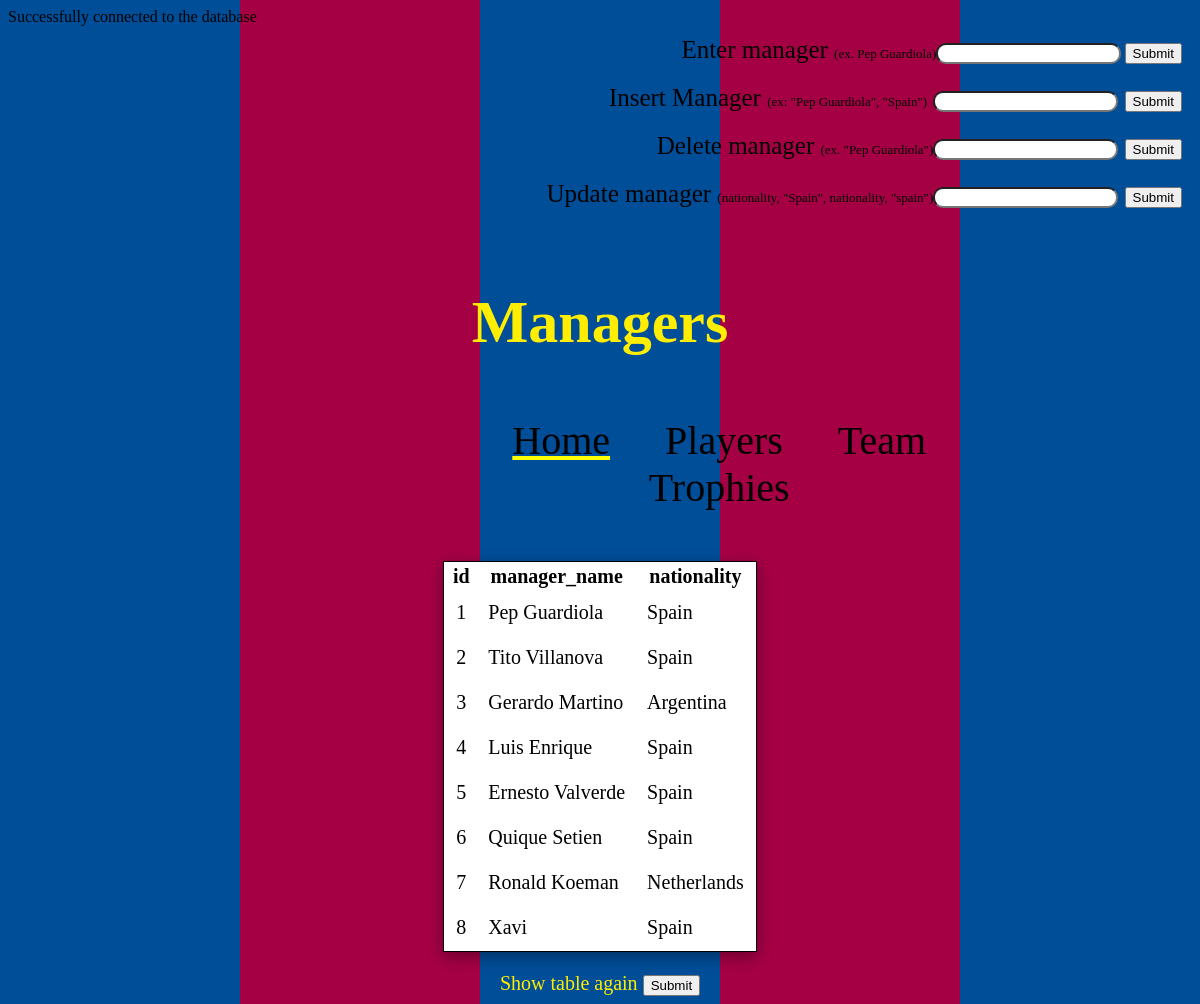
Screenshot of /managers.php with the database file from the repository.
### tables this page shows
CREATE TABLE Manager (
    id INT NOT NULL AUTO_INCREMENT PRIMARY KEY,
    name VARCHAR(30),
    nationality VARCHAR(30));

### managers.php (the view, shortened to what this page needs)
<!DOCTYPE html>
<html>
    <head>
        <link rel="stylesheet" href="style.css">
    </head>
    </body>
        <?php
            include "credentials.php";
            $server_name = "localhost";
            $db = "imacleod";
            $conn = mysqli_connect($server_name, $user_name, $password, $db);
        ?>
       <?php
        if(isset($_GET['bg'])){
            $bg_color = $_GET['bg'];
        }else {
            $bg_color = "white";
        }
        ?>
        <div class="search_bar">
            <form action="managers.php" method="post">
                Enter manager <span class="format">(ex. Pep Guardiola)<input type="text" name="manager">
                <input type="Submit">
            </form>
        </div>
        <div class="search_bar">
            <form action="managers.php" method="post">
                Insert Manager <span class="format">(ex: "Pep Guardiola", "Spain")</span> <input type="text" name="insert">
                <input type="Submit">
            </form>
        </div>
        <div class="search_bar">
            <form action="managers.php" method="post">
                Delete manager <span class="format">(ex. "Pep Guardiola")</span><input type="text" name="delete">
                <input type="Submit">
            </form>
        </div>
        <div class="search_bar">
            <form action="managers.php" method="post">
                Update manager <span class="format">(nationality, "Spain", nationality, "spain")</span><input type="text" name="update">
                <input type="Submit">
            </form>
        </div>
        <h1 class="title">Managers</h1>
        <nav>
            <center>
                <ul class="tabbar">
                    <li class="home"><a href="index.php">Home</a></li>
                    <li><a href="roster.php">Players</a></li>
                    <li><a href="team.php">Team</a></li>
                    <li><a href="trophies.php">Trophies</a></li>
                </ul>
        </nav>
            <div>
              <center>
              <?php
                $headers = array("id", "manager_name", "nationality");
                $select = "SELECT * FROM manager";
                $res = mysqli_query($conn, $select);
                if(!isset($_POST['delete']) && !isset($_POST['manager']) && !isset($_POST['insert']) && !isset($_POST['update']) || isset($_POST['table'])){
                    if(mysqli_num_rows($res) > 0){
                        echo "<table style=background-color:" . $bg_color . ">";
                        echo "<tr>";
                        for($i = 0; $i < count($headers); $i++){
                            echo "<th>" . "<a href='?order=" . $headers[$i] . "'>" . $headers[$i] . "</a>" . "</th>";
                        }
                        echo "</tr>";
                        while($row = mysqli_fetch_assoc($res)){
                            echo "<tr>";
                            foreach($row as $key => $val){
                                echo "<td>" . $val . "</td>";
                            }
                            echo "</tr>";
                        }
                       echo "</table>";
                    }
                }else if(isset($_POST['manager'])){
                    if(!empty($manager)){
                        $headers2 = array("Manager", "Team");
                        $sql_select = "SELECT manager.manager_name, team.name FROM manager INNER JOIN manager_team ON manager.id = manager_team.manager_id INNER JOIN team ON team.id = manager_team.team_id
                        WHERE manager.manager_name = '" . $manager . "';";
                        $results = mysqli_query($conn, $sql_select);
                        if(mysqli_num_rows($results) > 0){
                            echo "<table style=background-color:" . $bg_color . ">";
                            echo "<tr>";
                            for($i = 0; $i < COUNT($headers2); $i++){
                                echo "<th>" . $headers2[$i] . "</th>";
                            }
                            echo "</tr>";
                            while($row = mysqli_fetch_assoc($results)){
                                echo "<tr>";
                                foreach($row as $key => $val){
                                    echo "<td>" . $val . "</td>";
                                }
                                echo "</tr>";
                            }
                        }else {
                            echo "<p>" . "Manager not found" . "</p>";
                        }
                    }
                }else if(isset($_POST['insert'])){
                   if(!empty($insert)){
                        $arr = explode(',', $insert);
                        $name = $arr[0];
                        $nationality = $arr[1];
                        $sql_insert = "INSERT INTO manager (manager_name, nationality) VALUES (" . $name . "," . $nationality . ");";
                        $res = mysqli_query($conn, $sql_insert);
                        echo "Successfully inserted";
                   }
                }else if(isset($_POST['delete'])){
                    if(!empty($delete)){
                        $sql_delete = "DELETE FROM manager WHERE manager_name = " .  $delete . ";";
                        $res = mysqli_query($conn, $sql_delete);
                        echo "Successfully deleted " . $delete . " from database";
                    }
                }else if(isset($_POST['update'])){
                    if(!empty($update)){
                        $arr = explode(",", $update);
                        $sql_update = "UPDATE manager SET " . $arr[0] . " = " . $arr[1] . " WHERE " . $arr[2] . " = " . $arr[3] . ";";
                        $res = mysqli_query($conn, $sql_update);
                        echo "Successfully updated table";
                    }
                }
              ?>
            </center>
            </div>
            <center>
                <div class="footer">
                    <form action="managers.php" method="post">
                        Show table again <input type="submit" name="table">
                    </form>
                </div>
            </center>
    </body>
</html>

### style.css (style rules this page uses)
center { font-size: 20px; }
nav { display: flex; justify-content: space-between; margin-left: 25%; margin-right: 15%; margin-top: 20px; }
a { text-decoration: none; color: black; }
.home { text-decoration: underline; }
.title { font-family: "Arial Narrow"; text-align: center; margin-top: 70px; margin-left: 25%; margin-right: 25%; font-size: 60px; color: #ffed02; }
table { margin-top: 30px; border: 1px solid black; box-shadow: rgba(0, 0, 0, 0.35) 0px 5px 15px; }
tr { border: 1px solid black; }
td { padding: 10px; }
li { color: yellow; }
.tabbar { margin-left: 30px; }
.tabbar li { list-style-type: none; display: inline; color: yellow; font-size: 40px; margin-left: 50px; }
.search_bar { display: flex; justify-content: flex-end; padding: 10px; font-size: 25px; }
input[type="text"] { border-radius: 10px; }
span { font-size:13px; font-style:"italic"; }
.footer { margin-top: 20px; color: #ffed02 }

### rows the page displays
manager: id "1", name "Pep Guardiola", nationality "Spain"
manager: id "2", name "Tito Villanova", nationality "Spain"
manager: id "3", name "Gerardo Martino", nationality "Argentina"
manager: id "4", name "Luis Enrique", nationality "Spain"
manager: id "5", name "Ernesto Valverde", nationality "Spain"
manager: id "6", name "Quique Setien", nationality "Spain"
manager: id "7", name "Ronald Koeman", nationality "Netherlands"
manager: id "8", name "Xavi", nationality "Spain"

### other values shown
$headers[$i] "id"
$headers[$i] "manager_name"
$headers[$i] "nationality"
